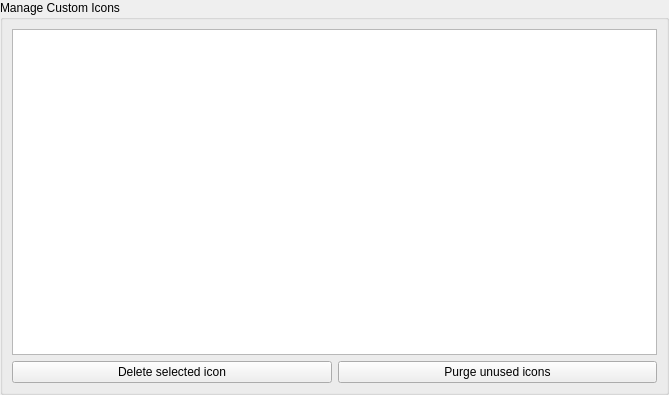
<?xml version="1.0" encoding="UTF-8"?>
<ui version="4.0">
 <class>DatabaseSettingsWidgetIcons</class>
 <widget class="QWidget" name="DatabaseSettingsWidgetIcons">
  <property name="geometry">
   <rect>
    <x>0</x>
    <y>0</y>
    <width>669</width>
    <height>395</height>
   </rect>
  </property>
  <property name="sizePolicy">
   <sizepolicy hsizetype="MinimumExpanding" vsizetype="Preferred">
    <horstretch>0</horstretch>
    <verstretch>0</verstretch>
   </sizepolicy>
  </property>
  <property name="minimumSize">
   <size>
    <width>450</width>
    <height>0</height>
   </size>
  </property>
  <layout class="QVBoxLayout" name="verticalLayout">
   <property name="leftMargin">
    <number>0</number>
   </property>
   <property name="topMargin">
    <number>0</number>
   </property>
   <property name="rightMargin">
    <number>0</number>
   </property>
   <property name="bottomMargin">
    <number>0</number>
   </property>
   <item>
    <widget class="QGroupBox" name="groupBox">
     <property name="title">
      <string>Manage Custom Icons</string>
     </property>
     <layout class="QVBoxLayout" name="verticalLayout_1">
      <item>
       <widget class="QListView" name="customIconsView">
        <property name="editTriggers">
         <set>QAbstractItemView::NoEditTriggers</set>
        </property>
        <property name="movement">
         <enum>QListView::Static</enum>
        </property>
        <property name="flow">
         <enum>QListView::LeftToRight</enum>
        </property>
        <property name="isWrapping" stdset="0">
         <bool>true</bool>
        </property>
        <property name="resizeMode">
         <enum>QListView::Adjust</enum>
        </property>
        <property name="spacing">
         <number>4</number>
        </property>
        <property name="viewMode">
         <enum>QListView::ListMode</enum>
        </property>
       </widget>
      </item>
      <item>
       <layout class="QHBoxLayout" name="customIconButtonsHorizontalLayout">
        <item>
         <widget class="QPushButton" name="deleteButton">
          <property name="text">
           <string>Delete selected icon</string>
          </property>
         </widget>
        </item>
        <item>
         <widget class="QPushButton" name="purgeButton">
          <property name="toolTip">
           <string>Delete all custom icons not in use by any entry or group</string>
          </property>
          <property name="accessibleName">
           <string>Delete all custom icons not in use by any entry or group</string>
          </property>
          <property name="text">
           <string>Purge unused icons</string>
          </property>
         </widget>
        </item>
       </layout>
      </item>
     </layout>
    </widget>
   </item>
  </layout>
 </widget>
 <resources/>
 <connections/>
</ui>
